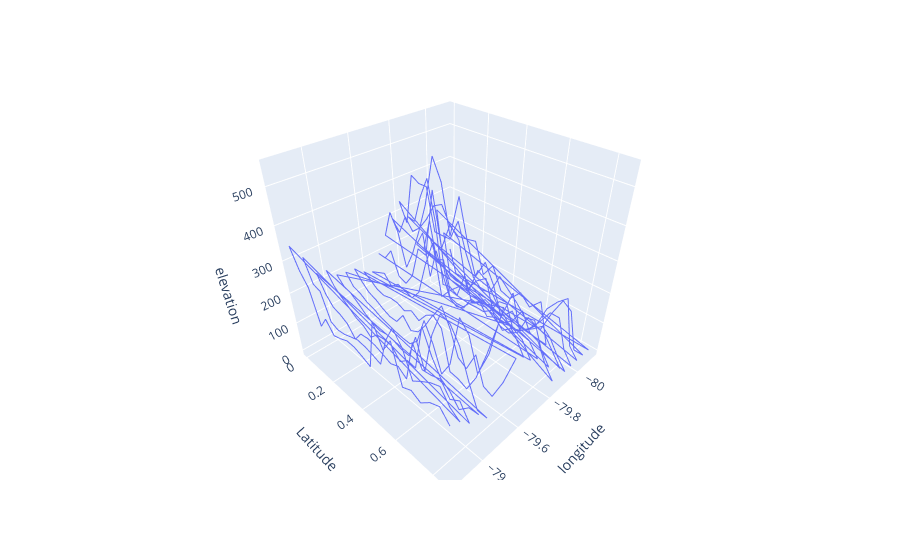

Source (notebook cell):
### Code cell
fig = px.line_3d(df, x="longitude", y="Latitude", z="elevation")
fig.show()

### Figure 1 — Plotly figure (JSON) as saved in the notebook; plotly's stock layout.template omitted (floating-point values rounded to 4 significant figures; data arrays with more than 128 entries replaced by an {"elided": "..."} marker saying what was removed)
{"data": [{"hovertemplate": "longitude=%{x}<br>Latitude=%{y}<br>elevation=%{z}<extra></extra>", "legendgroup": "", "line": {"color": "#636efa", "dash": "solid"}, "marker": {"symbol": "circle"}, "mode": "lines", "name": "", "scene": "scene", "showlegend": false, "type": "scatter3d", "x": {"elided": "400 float values"}, "y": {"elided": "400 float values"}, "z": {"elided": "400 float values"}}], "layout": {"legend": {"tracegroupgap": 0}, "margin": {"t": 60}, "scene": {"domain": {"x": [0, 1], "y": [0, 1]}, "xaxis": {"title": {"text": "longitude"}}, "yaxis": {"title": {"text": "Latitude"}}, "zaxis": {"title": {"text": "elevation"}}}}}
